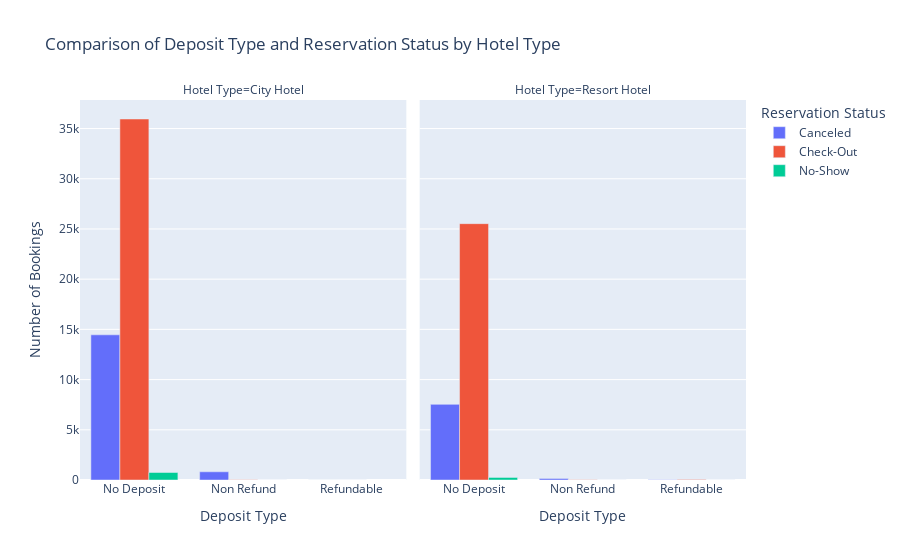

Notebook source saved alongside this figure:
### Code cell
# Group data by Deposit Type, Reservation Status, and Hotel Type, then count occurrences
deposit_reservation_status = df.groupby(['Deposit Type', 'Reservation Status', 'Hotel Type']).size().reset_index(name='Count')

# Create a bar chart to compare Deposit Type and Reservation Status for each hotel type
fig = px.bar(deposit_reservation_status, x='Deposit Type', y='Count',
                                  color='Reservation Status', facet_col='Hotel Type',
                                  labels={'Deposit Type': 'Deposit Type', 'Count': 'Number of Bookings'},
                                  title='Comparison of Deposit Type and Reservation Status by Hotel Type',
                                  barmode='group')

# Show the plot
fig.show()

### Figure 1 — Plotly figure (JSON) as saved in the notebook; plotly's stock layout.template omitted (floating-point values rounded to 4 significant figures)
{"data": [{"alignmentgroup": "True", "hovertemplate": "Reservation Status=Canceled<br>Hotel Type=City Hotel<br>Deposit Type=%{x}<br>Number of Bookings=%{y}<extra></extra>", "legendgroup": "Canceled", "marker": {"color": "#636efa", "pattern": {"shape": ""}}, "name": "Canceled", "offsetgroup": "Canceled", "orientation": "v", "showlegend": true, "textposition": "auto", "type": "bar", "x": ["No Deposit", "Non Refund", "Refundable"], "xaxis": "x", "y": [14458, 818, 10], "yaxis": "y"}, {"alignmentgroup": "True", "hovertemplate": "Reservation Status=Canceled<br>Hotel Type=Resort Hotel<br>Deposit Type=%{x}<br>Number of Bookings=%{y}<extra></extra>", "legendgroup": "Canceled", "marker": {"color": "#636efa", "pattern": {"shape": ""}}, "name": "Canceled", "offsetgroup": "Canceled", "orientation": "v", "showlegend": false, "textposition": "auto", "type": "bar", "x": ["No Deposit", "Non Refund", "Refundable"], "xaxis": "x2", "y": [7532, 156, 15], "yaxis": "y2"}, {"alignmentgroup": "True", "hovertemplate": "Reservation Status=Check-Out<br>Hotel Type=City Hotel<br>Deposit Type=%{x}<br>Number of Bookings=%{y}<extra></extra>", "legendgroup": "Check-Out", "marker": {"color": "#EF553B", "pattern": {"shape": ""}}, "name": "Check-Out", "offsetgroup": "Check-Out", "orientation": "v", "showlegend": true, "textposition": "auto", "type": "bar", "x": ["No Deposit", "Non Refund", "Refundable"], "xaxis": "x", "y": [35950, 24, 5], "yaxis": "y"}, {"alignmentgroup": "True", "hovertemplate": "Reservation Status=Check-Out<br>Hotel Type=Resort Hotel<br>Deposit Type=%{x}<br>Number of Bookings=%{y}<extra></extra>", "legendgroup": "Check-Out", "marker": {"color": "#EF553B", "pattern": {"shape": ""}}, "name": "Check-Out", "offsetgroup": "Check-Out", "orientation": "v", "showlegend": false, "textposition": "auto", "type": "bar", "x": ["No Deposit", "Non Refund", "Refundable"], "xaxis": "x2", "y": [25527, 29, 60], "yaxis": "y2"}, {"alignmentgroup": "True", "hovertemplate": "Reservation Status=No-Show<br>Hotel Type=City Hotel<br>Deposit Type=%{x}<br>Number of Bookings=%{y}<extra></extra>", "legendgroup": "No-Show", "marker": {"color": "#00cc96", "pattern": {"shape": ""}}, "name": "No-Show", "offsetgroup": "No-Show", "orientation": "v", "showlegend": true, "textposition": "auto", "type": "bar", "x": ["No Deposit", "Non Refund"], "xaxis": "x", "y": [746, 2], "yaxis": "y"}, {"alignmentgroup": "True", "hovertemplate": "Reservation Status=No-Show<br>Hotel Type=Resort Hotel<br>Deposit Type=%{x}<br>Number of Bookings=%{y}<extra></extra>", "legendgroup": "No-Show", "marker": {"color": "#00cc96", "pattern": {"shape": ""}}, "name": "No-Show", "offsetgroup": "No-Show", "orientation": "v", "showlegend": false, "textposition": "auto", "type": "bar", "x": ["No Deposit", "Non Refund", "Refundable"], "xaxis": "x2", "y": [261, 4, 1], "yaxis": "y2"}], "layout": {"annotations": [{"font": {}, "showarrow": false, "text": "Hotel Type=City Hotel", "x": 0.245, "xanchor": "center", "xref": "paper", "y": 1, "yanchor": "bottom", "yref": "paper"}, {"font": {}, "showarrow": false, "text": "Hotel Type=Resort Hotel", "x": 0.755, "xanchor": "center", "xref": "paper", "y": 1, "yanchor": "bottom", "yref": "paper"}], "autosize": true, "barmode": "group", "legend": {"title": {"text": "Reservation Status"}, "tracegroupgap": 0}, "title": {"text": "Comparison of Deposit Type and Reservation Status by Hotel Type"}, "xaxis": {"anchor": "y", "autorange": true, "domain": [0, 0.49], "range": [-0.5, 2.5], "title": {"text": "Deposit Type"}, "type": "category"}, "xaxis2": {"anchor": "y2", "autorange": true, "domain": [0.51, 1], "matches": "x", "range": [-0.5, 2.5], "title": {"text": "Deposit Type"}, "type": "category"}, "yaxis": {"anchor": "x", "autorange": true, "domain": [0, 1], "range": [0, 37840.0], "title": {"text": "Number of Bookings"}, "type": "linear"}, "yaxis2": {"anchor": "x2", "autorange": true, "domain": [0, 1], "matches": "y", "range": [0, 37840.0], "showticklabels": false, "type": "linear"}}}
